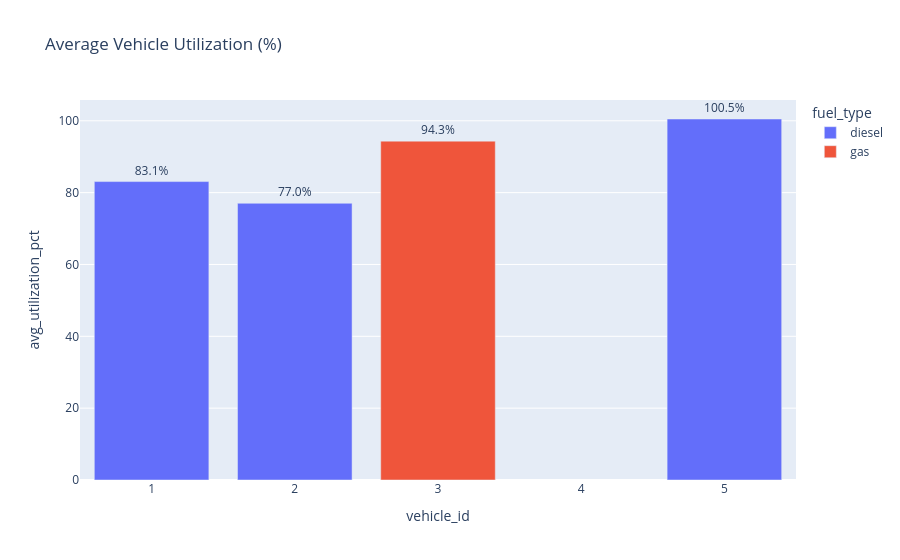

Write notebook code for a chart like this one.
### Code cell
# Vehicle utilization
vehicle_kpi = df.groupby(['vehicle_id', 'fuel_type', 'capacity_ton']).agg(
    total_deliveries=('delivery_id', 'count'),
    avg_volume_ton=('volume_ton', 'mean'),
    avg_utilization_pct=('volume_efficiency', 'mean'),
    avg_delay_hours=('delay_hours', 'mean'),
    total_cost_usd=('cost_usd', 'sum')
).reset_index().round(2)

print("=== Vehicle KPI ===")
print(vehicle_kpi.to_string(index=False))

fig = px.bar(vehicle_kpi, x='vehicle_id', y='avg_utilization_pct',
             color='fuel_type',
             title='Average Vehicle Utilization (%)',
             text='avg_utilization_pct')
fig.update_traces(texttemplate='%{text:.1f}%', textposition='outside')
fig.show()

### Figure 1 — Plotly figure (JSON) as saved in the notebook; plotly's stock layout.template omitted (floating-point values rounded to 4 significant figures)
{"data": [{"hovertemplate": "fuel_type=diesel<br>vehicle_id=%{x}<br>avg_utilization_pct=%{text}<extra></extra>", "legendgroup": "diesel", "marker": {"color": "#636efa", "pattern": {"shape": ""}}, "name": "diesel", "orientation": "v", "showlegend": true, "text": [83.08, 77.04, 100.5], "textposition": "outside", "texttemplate": "%{text:.1f}%", "type": "bar", "x": [1, 2, 5], "xaxis": "x", "y": [83.08, 77.04, 100.5], "yaxis": "y"}, {"hovertemplate": "fuel_type=gas<br>vehicle_id=%{x}<br>avg_utilization_pct=%{text}<extra></extra>", "legendgroup": "gas", "marker": {"color": "#EF553B", "pattern": {"shape": ""}}, "name": "gas", "orientation": "v", "showlegend": true, "text": [94.34], "textposition": "outside", "texttemplate": "%{text:.1f}%", "type": "bar", "x": [3], "xaxis": "x", "y": [94.34], "yaxis": "y"}], "layout": {"autosize": true, "barmode": "relative", "legend": {"title": {"text": "fuel_type"}, "tracegroupgap": 0}, "title": {"text": "Average Vehicle Utilization (%)"}, "xaxis": {"anchor": "y", "autorange": true, "domain": [0, 1], "range": [0.5, 5.5], "title": {"text": "vehicle_id"}, "type": "linear"}, "yaxis": {"anchor": "x", "autorange": true, "domain": [0, 1], "range": [0, 118.7], "title": {"text": "avg_utilization_pct"}, "type": "linear"}}}
